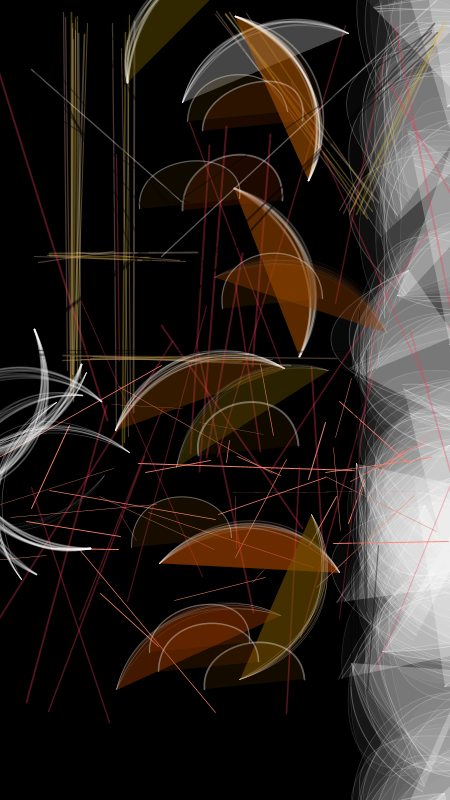
Frame 1 (no input)
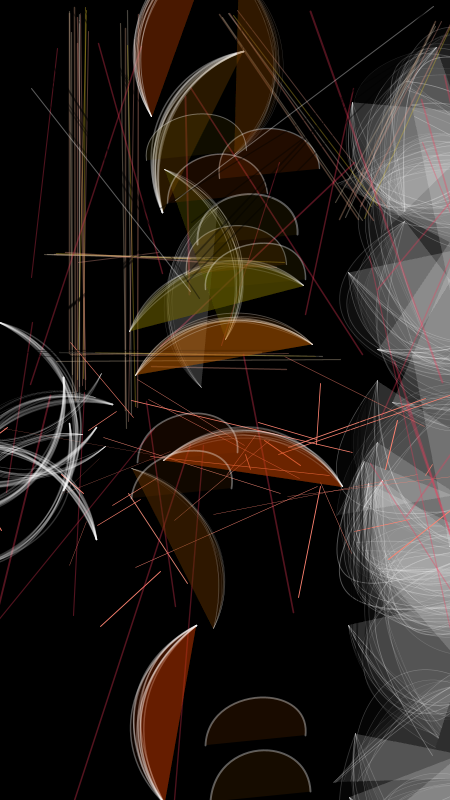
Frame 2 (the mouse pressed at the canvas centre, redrawn once)

The Processing sketch that drew these frames (run headless with seeded random() and noise(); the mouse was pressed at the canvas centre and the sketch redrawn once):

// Processing sketch: processing_74173
// ── processing_74173.pde

void setup()
{

 noLoop(); 
 background(0);
 size(450,800);
 smooth(); 
}

void draw()
{
background(0);
pushMatrix();
strokeWeight(2);
stroke(0,30);
fill(255,random(5,10));
//white fill bez
  for(int j = 0;j <30;j++)
  {
  pushMatrix();
  translate(random(450,400),random(1,800+j*9));
  rotate(random(PI,PI*9));

 for(int i =0; i < 10; i++)
{
 strokeWeight(random(.1,1));
 stroke(255,random(30+i*3,50+i*5));
 float x1 = -100;
 float x2 = 100;
 float cx1 = -50;
 float cy1 = -100;
 float cx2 = 50;
 float cy2 = -100;
 bezier(x1+random(-20,20),20,  cx1+random(-60,60+i*5),cy1+random(-20,1),   cx2+random(-60,60+i*5),cy2+random(-60,1),    x2,20); 
} 

popMatrix();
  }  
  
  
  
  for(int s=0; s < 6; s++)
{
 pushMatrix();
 translate(random(10,30), random(0,3));
 stroke(random(200,220+s*3),random(150,200+s*3),random(30,180+s*3),90);
 strokeWeight(random(1,2));  
 //Horizontal straight
 line(random(200,300+s*20), random(350,360+s*1.5), random(30,40+s*20),random(350,360+s*1.5));
 
 pushMatrix();
 line(random(100,200+s*20), random(250,260+s*1.5), random(20,30+s*10),random(250,260+s*1.5));
 translate(100,90);
 popMatrix();
 

// vertical straight

line(random(50,55+s*2), random(350,400),random(50,56+s*2),random(5,20+s*5));
line(random(50,55+s*2), random(350,400),random(50,56+s*2),random(5,20+s*5));
line(random(100,110+s*2), random(400,450),random(100,110+s*2),random(10,30+s*5));
line(random(340,350+s*3),random(200,220),random(200,210+s*3),random(10,15));
line(random(400,430),random(20,30),random(320,340),random(200,220));
 popMatrix();
 pushMatrix();
 translate(-150,-30);
  stroke(0,99);
 line(random(340,350+s*3),random(200,220),random(200,210+s*3),random(10,15));
 line(random(400,430),random(20,30),random(320,340),random(200,220));
 strokeWeight(2);
 stroke(0,99);
 popMatrix();
 line(random(200,210),random(200,210),random(10,15),random(350,340));
}

//funky orange lines
for(int q=0; q < 40; q++)
{
pushMatrix();  
translate(random(-200,200), random(300,450));
//stroke(random(120,150+q*3),random(110,120+q*3),random(130,180+q*3),90);
stroke(random(200+q*4,270),131,113); 
strokeWeight(random(.1,1));
line(random(100,300+q*2), random(100,150),random(100,300+q*2),random(30,70+q*5));
popMatrix();
}

for(int y=0; y < 40; y++)
{
pushMatrix();  
translate(random(-200,400), random(-100,350));
 
 strokeWeight(random(1,2)); 
stroke(244,56,89,random(80,90));
line(random(100,300+y*2), random(100,150),random(100,300+y*2),random(300,400+y*5));
popMatrix();
noStroke();
}  
//brown fill bez
  for(int r =0; r < 10; r++)
{
 pushMatrix();
 translate(width/2+random(-50,50+r*4),random(0,550+r*30));
 rotate(random(PI,PI*9));
 strokeWeight(random(.1,2));
 stroke(255,random(40,90));
 float zx1 = -90;
 float zx2 = 90;
 float zcx1 = -40;
 float zcy1 = -50;
 float zcx2 = 40;
 float zcy2 = -50;
 for(int t = 0;t <10;t++)
bezier(zx1,10,  zcx1+random(-10,10),zcy1+random(-10,10), zcx2+random(-10,10),zcy2+random(-10,10), zx2,0);
fill(random(100,204), random(50,102), 0,random(10,25)); 
 popMatrix();
}

noFill();

//beznofill
for(int a =0; a < 10; a++)
{
 pushMatrix();
 translate(random(0,20+a*4),random(400,500+a*3));
 rotate(random(PI,PI*9));
 strokeWeight(random(.1,2));
 stroke(255,random(40,90));
 float ax1 = -90;
 float ax2 = 90;
 float acx1 = -40;
 float acy1 = -50;
 float acx2 = 40;
 float acy2 = -50;
 for(int t = 0;t <10;t++)
bezier(ax1,10,  acx1+random(-10,10),acy1+random(-10,10), acx2+random(-10,10),acy2+random(-10,10), ax2,0);
noFill();
 popMatrix();
}

//brown littlefill bez
   for(int i =0; i < 10; i++)
{
  pushMatrix();
translate(width/2+random(-50,50),random(100,800));

 fill(random(100,204), random(50,102), 0,random(30,45));
 strokeWeight(random(1,2));
 stroke(255,90);
 float x1 = -50;
 float x2 = 50;
 float cx1 = -50;
 float cy1 = -50;
 float cx2 = 50;
 float cy2 = -60;
 bezier(x1,10,  cx1+random(-10,10),cy1+random(-10,10),   
 cx2+random(-10,10),cy2+random(-10,10),    x2,0); 
popMatrix();

}
  
for(int i = 0;i < 6; i++)
{
strokeWeight(random(1,2));
/*
float x1 = 30;
float y1 = 40;
float x2 = 20;
float y2 = 100;
float x3 = 150;
float x4 = 200;
float y3 = 300;

line(random(x1,y1), random(x2,y2), random(x3,x4), random(x4,y3));
*/

line(random(30,40),random(20,100), random(150,200),random(200,300)); 
line(random(430,440),random(0,50), random(150,200),random(200,300));
stroke(0,99);
}
for(int i = 0;i < 3; i++)
{
line(random(100,350),350+random(i,i*5), random(10,40),350+random(i,i*5));
}
for(int i = 0;i < 8; i++)
{
line(350+random(i,i*5), random(300,550), 350+random(i,i*5), random(600,700));
}
strokeWeight(random(1,2));
stroke(0,99);

for(int i = 0;i < 3; i++)
{
  stroke(0,30);
  line(random(300,350),350+random(i,i*5), random(10,40),350+random(i,i*5));
}


}



/*translate(width/2,height/2);


bezier(90, 10, 20, 90, 0, 10, 0, 0);
line(30, 20, 80, 5);
line(80, 75, 30, 75);
stroke(0, 0, 0);
bezier(30, 20,  80, 5,  80, 75,  30, 75);
popMatrix();
*/
